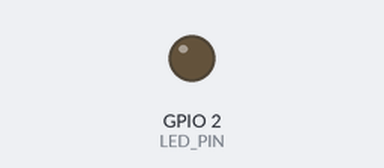
A sketch run on a simulated ESP32. On the bench: output pins drawn as LEDs (lit = HIGH). What the sketch prints to the serial monitor is not drawn.

Above: at 0.7 s.
At 3.0 s:
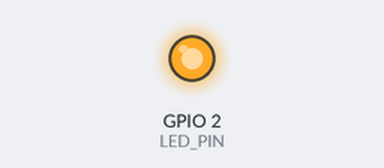
Timing chart, 0 to 7.9 s (numbered marks = the images above):
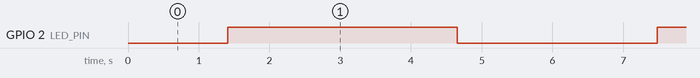

Measured:
- by itself, GPIO 2 (LED_PIN): alternates HIGH for 3.2 s and LOW for 2.8 s

The sketch:

v2_builtin_led.ino
```cpp
// =============================================================================
// 08_binary_vs_sliced_pwm – Variant 2: Built-in LED slicing
// =============================================================================
// Concept: Binary vs sliced-PWM brightness on the built-in LED.
//
// The built-in LED brightness slowly ramps 0→1 then back.
// In BINARY mode you see a sharp on/off snap at the threshold.
// In PWM mode the LED dims gradually via rapid on/off slicing.
//
// Toggle ENABLE_PWM below and re-upload to see the difference.
//
// Wiring: just the ESP32 board – built-in LED on GPIO2.
// =============================================================================

// ---- Tuning knobs -----------------------------------------------------------
constexpr int     LED_PIN         = 2;
constexpr bool    ENABLE_PWM      = false;  // <<< TOGGLE THIS
constexpr float   BINARY_THRESHOLD = 0.22f;
constexpr uint8_t PWM_LEVELS       = 16;
constexpr uint32_t PWM_SLICE_US    = 250;   // each slice = 250 µs → ~250 Hz
constexpr uint32_t RAMP_STEP_MS    = 30;    // how fast brightness ramps
// -----------------------------------------------------------------------------

float    brightness   = 0.0f;
float    rampDir      = 0.01f;     // ramp increment per RAMP_STEP_MS

uint8_t  pwmPhase     = 0;
uint32_t lastSliceUs  = 0;
uint32_t lastRampMs   = 0;

float clamp01f(float x) { return x < 0 ? 0 : (x > 1 ? 1 : x); }

bool shouldLightOn() {
  float shaped = brightness * brightness;
  if (ENABLE_PWM) {
    int level = (int)(shaped * PWM_LEVELS + 0.5f);
    if (level > PWM_LEVELS) level = PWM_LEVELS;
    return pwmPhase < level;
  } else {
    return shaped >= BINARY_THRESHOLD;
  }
}

void setup() {
  Serial.begin(115200);
  pinMode(LED_PIN, OUTPUT);
  Serial.print("08_binary_vs_sliced_pwm v2 – ENABLE_PWM=");
  Serial.println(ENABLE_PWM ? "true" : "false");
}

void loop() {
  uint32_t nowUs = micros();
  uint32_t nowMs = millis();

  // Advance brightness ramp
  if (nowMs - lastRampMs >= RAMP_STEP_MS) {
    lastRampMs = nowMs;
    brightness += rampDir;
    if (brightness >= 1.0f) { brightness = 1.0f; rampDir = -rampDir; }
    if (brightness <= 0.0f) { brightness = 0.0f; rampDir = -rampDir; }

    Serial.print("brightness="); Serial.print(brightness, 2);
    Serial.print("  led="); Serial.println(shouldLightOn() ? "ON" : "OFF");
  }

  // Advance PWM phase
  if (ENABLE_PWM && nowUs - lastSliceUs >= PWM_SLICE_US) {
    lastSliceUs = nowUs;
    pwmPhase = (pwmPhase + 1) % PWM_LEVELS;
  }

  // Drive LED
  digitalWrite(LED_PIN, shouldLightOn() ? HIGH : LOW);
}
```
